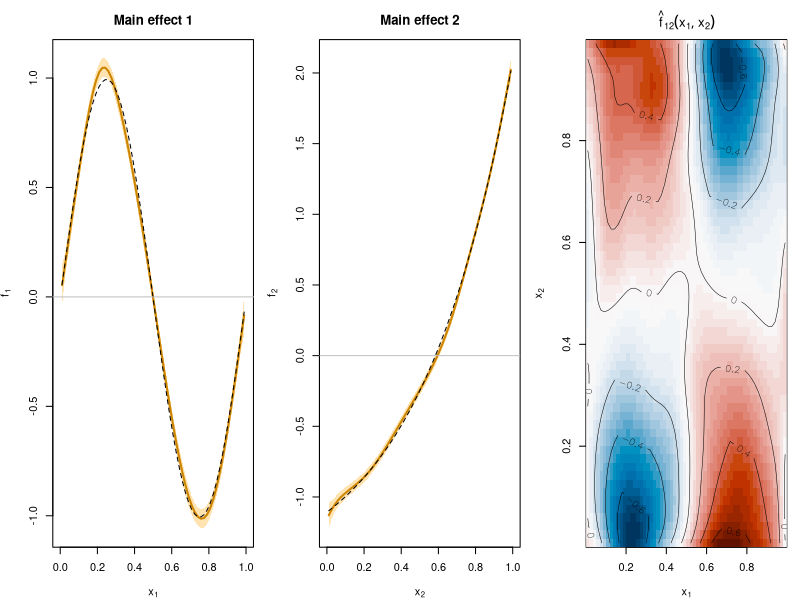

This figure's R source:
# ======================================================================
# PS-ANOVA: smooth-ANOVA decomposition with tensor-product P-splines
# (Lee & Durban style), constraints imposed by the penalty trick.
#
#   y = beta0 + f1(x1) + f2(x2) + f12(x1,x2) + eps
#
# Bases:
#   main effects : B1 (n x p1), B2 (n x p2)
#   interaction  : B12 = B1 box B2  (row-wise Kronecker, n x p1p2)
#
# Roughness penalties:
#   f1 : lambda1 * D'D            f2 : lambda2 * D'D
#   f12: lam12_1 * (D1'D1 x I) + lam12_2 * (I x D2'D2)   (anisotropic)
#
# Identifiability (generalizing 1'B beta = 0 from the notes):
#   f1, f2   : orthogonal to the constant  ->  kappa * B_j'11'B_j
#   f12      : orthogonal to constant AND both main-effect spaces.
#              Let Z = [1 | B1 | B2]  (n x (1+p1+p2)). Constraint
#              Z' B12 beta12 = 0, absorbed as   kappa * B12' Z Z' B12.
#              (Same trick: replace the vector 1 by the matrix Z.)
# ======================================================================

suppressMessages({library(splines); library(mgcv)})

make_knots <- function(x, p, deg = 3) {
  xl <- min(x); xr <- max(x)
  inner <- seq(xl, xr, length.out = p - deg + 1)[-c(1, p - deg + 1)]
  c(rep(xl, deg + 1), inner, rep(xr, deg + 1))
}
bbase <- function(x, knots, deg = 3) splineDesign(knots, x, ord = deg + 1, outer.ok = TRUE)
DtDm  <- function(p, q = 2) crossprod(diff(diag(p), differences = q))
rowkron <- function(A, B) {                     # row-wise Kronecker (box product)
  A[, rep(seq_len(ncol(A)), each = ncol(B))] *
  B[, rep(seq_len(ncol(B)), times = ncol(A))]
}

## ---- simulate data with a genuine interaction ---------------------------
set.seed(2)
n  <- 1500
x1 <- runif(n); x2 <- runif(n)
f1_t  <- sin(2 * pi * x1)
f2_t  <- 0.5 * (exp(2 * x2) - (exp(2) - 1) / 2)
f12_t <- 1.5 * sin(2 * pi * x1) * (x2 - 0.5)
y <- 3 + f1_t + f2_t + f12_t + rnorm(n, 0, 0.3)

## ---- bases ---------------------------------------------------------------
p1 <- 12; p2 <- 12; deg <- 3
k1 <- make_knots(x1, p1, deg); k2 <- make_knots(x2, p2, deg)
B1  <- bbase(x1, k1, deg)
B2  <- bbase(x2, k2, deg)
B12 <- rowkron(B1, B2)                          # n x (p1*p2)

## ---- penalties -------------------------------------------------------------
kappa <- 1e8
P1 <- DtDm(p1); P2 <- DtDm(p2)
C1 <- tcrossprod(crossprod(B1, rep(1, n)))      # B1'11'B1
C2 <- tcrossprod(crossprod(B2, rep(1, n)))      # B2'11'B2

S12a <- kronecker(P1, diag(p2))                 # smooth in x1 direction
S12b <- kronecker(diag(p1), P2)                 # smooth in x2 direction
Z    <- cbind(1, B1, B2)                        # lower-order model space
K    <- crossprod(B12, Z)                       # (p1p2) x (1+p1+p2)
C12  <- tcrossprod(K)                           # B12' Z Z' B12

## ---- fit via gam + paraPen (REML selects the 4 lambdas) --------------------
fit <- gam(y ~ B1 + B2 + B12,
           paraPen = list(
             B1  = list(P1, C1,        sp = c(-1, kappa)),
             B2  = list(P2, C2,        sp = c(-1, kappa)),
             B12 = list(S12a, S12b, C12, sp = c(-1, -1, kappa))),
           method = "REML")

cat(sprintf("REML lambdas: f1 %.2f | f2 %.2f | f12 (%.2f, %.2f)\n",
            fit$sp[1], fit$sp[2], fit$sp[3], fit$sp[4]))
cat(sprintf("edf = %.1f | sigma_hat = %.3f (true 0.3)\n",
            sum(fit$edf), sqrt(fit$sig2)))

## ---- verify all identifiability constraints --------------------------------
b   <- coef(fit)
# coefficient blocks follow the formula order: intercept, B1, B2, B12
i1  <- 1 + seq_len(p1)
i2  <- 1 + p1 + seq_len(p2)
i12 <- 1 + p1 + p2 + seq_len(p1 * p2)
fh1 <- drop(B1 %*% b[i1]); fh2 <- drop(B2 %*% b[i2]); fh12 <- drop(B12 %*% b[i12])

cat(sprintf("sum f1hat            = % .2e\n", sum(fh1)))
cat(sprintf("sum f2hat            = % .2e\n", sum(fh2)))
cat(sprintf("max |Z' f12hat|      = % .2e   (orthogonal to 1, B1, B2)\n",
            max(abs(crossprod(Z, fh12)))))
cat(sprintf("intercept = %.3f | mean(y) = %.3f\n", b[1], mean(y)))

## ---- accuracy vs truth and vs mgcv's built-in ti() decomposition -----------
mu <- fitted(fit)
cat(sprintf("RMSE(mu, true surface) = %.3f\n",
            sqrt(mean((mu - (3 + f1_t + f2_t + f12_t))^2))))
ref <- gam(y ~ ti(x1, bs = "ps", k = p1) + ti(x2, bs = "ps", k = p2) +
               ti(x1, x2, bs = c("ps", "ps"), k = c(p1, p2)), method = "REML")
cat(sprintf("cor with ti() fit = %.5f | RMS diff = %.3f\n",
            cor(mu, fitted(ref)), sqrt(mean((mu - fitted(ref))^2))))

## ---- plot: main effects with CI + interaction surface ----------------------
se_band <- function(Bg, idx, level = .95) {
  f  <- drop(Bg %*% b[idx])
  se <- sqrt(pmax(0, rowSums((Bg %*% fit$Vp[idx, idx]) * Bg)))
  z  <- qnorm(1 - (1 - level)/2); cbind(f, f - z*se, f + z*se)
}
png("pspline_psanova.png", width = 1400, height = 430, res = 110)
op <- par(mfrow = c(1, 3), mar = c(4, 4, 3, 1))
g <- seq(0.01, 0.99, length.out = 60)
for (j in 1:2) {
  Bg <- bbase(g, if (j == 1) k1 else k2, deg)
  pr <- se_band(Bg, if (j == 1) i1 else i2)
  tr <- if (j == 1) sin(2*pi*g) - mean(f1_t) else
        0.5*(exp(2*g) - (exp(2)-1)/2) - mean(f2_t)
  plot(NA, xlim = 0:1, ylim = range(pr, tr), xlab = bquote(x[.(j)]),
       ylab = bquote(hat(f)[.(j)]), main = sprintf("Main effect %d", j))
  polygon(c(g, rev(g)), c(pr[,2], rev(pr[,3])),
          col = adjustcolor("orange", .3), border = NA)
  lines(g, pr[,1], col = "orange3", lwd = 2); lines(g, tr, lty = 2)
  abline(h = 0, col = "grey")
}
G   <- expand.grid(x1 = g, x2 = g)
B12g <- rowkron(bbase(G$x1, k1, deg), bbase(G$x2, k2, deg))
F12  <- matrix(B12g %*% b[i12], length(g), length(g))
image(g, g, F12, col = hcl.colors(40, "RdBu", rev = TRUE),
      xlab = expression(x[1]), ylab = expression(x[2]),
      main = expression(hat(f)[12](x[1], x[2])))
contour(g, g, F12, add = TRUE, lwd = .5)
par(op); dev.off()
